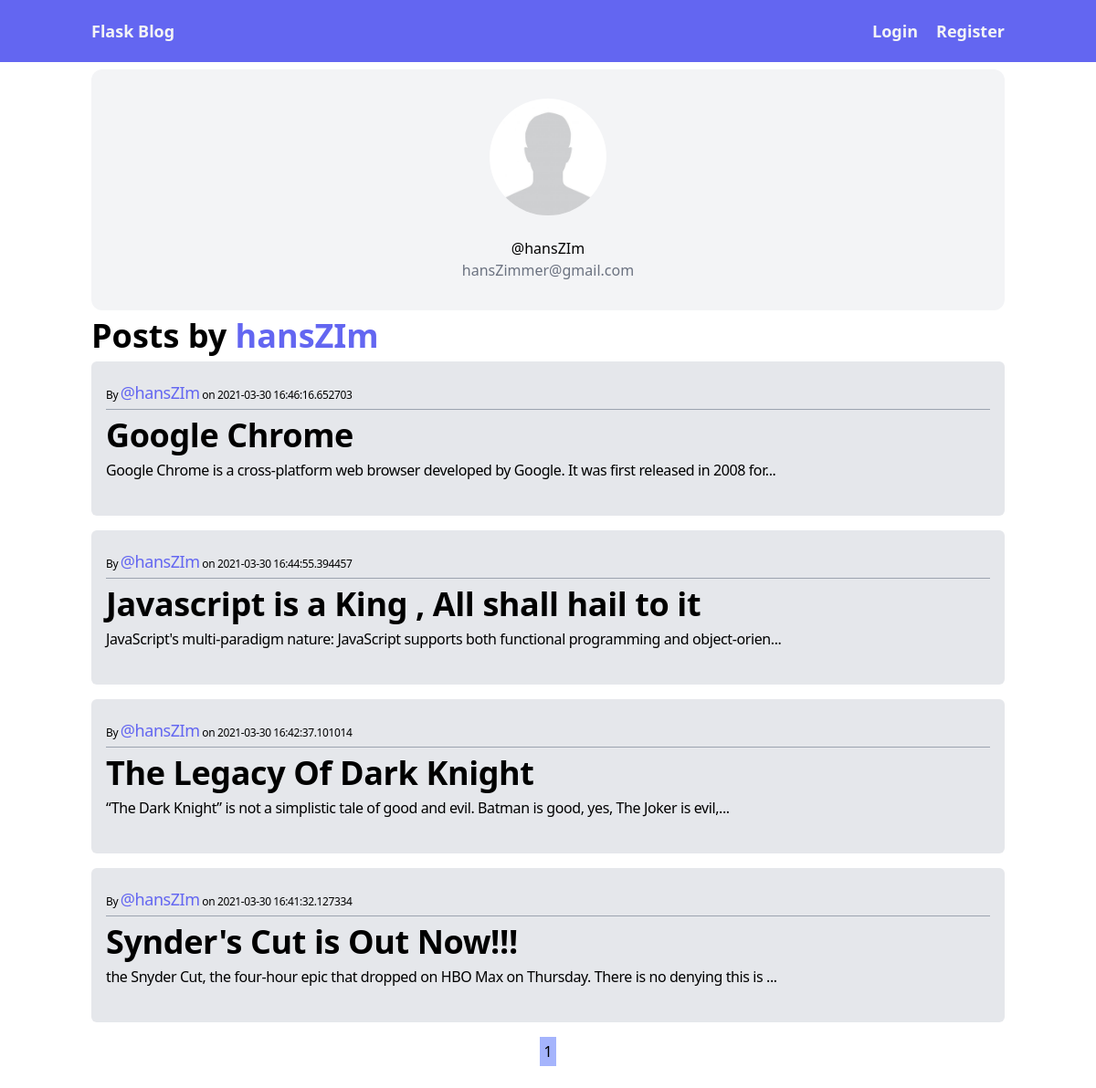
The page /user/profile/5 on the database its author committed.
### flaskblog/models.py (models this page shows, shortened)
class User(db.Model, UserMixin):
    id = db.Column(db.Integer, primary_key=True)
    name = db.Column(db.String(20), unique=True, nullable=False)
    email = db.Column(db.String(120), unique=True, nullable=False)
    image_file = db.Column(db.String(20), nullable=True, default='default.jpg')
    password = db.Column(db.String(60), nullable=False)
    posts = db.relationship('Post', backref='author', lazy=True)

class Post(db.Model):
    id = db.Column(db.Integer, primary_key=True)
    title = db.Column(db.String(100), nullable=False)
    date_posted = db.Column(db.DateTime, nullable=False,
                            default=datetime.utcnow)
    content = db.Column(db.Text, nullable=False)
    user_id = db.Column(db.Integer, db.ForeignKey('user.id'), nullable=False)

### flaskblog/user/routes.py (the view)
@user_routes.route('/user/profile/<id>', methods=['GET'])
def user_profile(id):
    page = request.args.get('page', default=1, type=1)
    user = User.query.get(id)
    posts = Post.query.filter_by(author=user).order_by(
        Post.date_posted.desc()).paginate(per_page=5, page=page)
    image_file = url_for(
        'static', filename="profile-pictures/"+user.image_file)
    return render_template('user_profile.html', user=user, image_file=image_file, posts=posts)

### flaskblog/templates/user_profile.html
{% extends "base.html" %} {% block content %}
<figure class="bg-gray-100 rounded-xl p-8 text-center">
    <img
        class="w-32 h-32 rounded-full m-auto"
        src="{{image_file}}"
        alt=""
        width="384"
        height="512"
    />
    <div class="pt-6 te space-y-4">
        <figcaption class="font-medium">
            <div class="text-cyan-600">@{{user.name}}</div>
            <div class="text-gray-500">{{user.email}}</div>
        </figcaption>
    </div>
</figure>
<h2 class="sm:text-4xl my-2 text-3xl leading-tight font-semibold">
    Posts by <span class="text-indigo-500">{{user.name}}</span>
</h2>
<div class="grid tracking-tight gap-4">
    {% if posts %} {% for post in posts.items %}
    <div
        class="rounded-md px-4 pt-4 pb-10 bg-gray-200 cursor-pointer post hover:bg-gray-100 transition-color duration-75"
        data-location="/post/{{post.id}}"
    >
        <div class="border-b border-gray-400 py-1">
            <p class="text-xs">
                By
                <a
                    href="user/profile/{{post.author.id}}"
                    class="text-indigo-500 font-medium tracking-tight text-lg"
                    >@{{post.author.name}}</a
                >
                on {{post.date_posted}}
            </p>
        </div>
        <a
            href="/post/{{post.id}}"
            class="hover:text-indigo-500 transition-color duration-75 hover:underline"
        >
            <h2 class="sm:text-4xl my-2 text-3xl leading-tight font-semibold">
                {{post.title[:50]}}
            </h2>
        </a>
        <p class="leading-tight">{{post.content[:100]}}...</p>
    </div>
    {% endfor %} {% else %}
    <h2 class="text-2xl font-semibold tracking-tight">Oh no! No posts yet</h2>
    {% endif %}
</div>
<div class="space-x-1 my-4 flex justify-center">
    {% for i in posts.iter_pages(left_edge=1 , right_edge=1, left_current=1,
    right_current=1) %} {% if i %} {% if posts.page == i %}
    <a href="?page={{i}}" class="p-1 bg-indigo-300">{{i}}</a>
    {% else %}
    <a href="?page={{i}}" class="p-1 bg-gray-200">{{i}}</a>
    {% endif %} {% else %} ... {% endif %} {% endfor %}
</div>
{% endblock %}

### rows shown on the page
User: name "hansZIm", email "hansZimmer@gmail.com"
Post: author.name "hansZIm", date_posted "2021-03-30 16:46:16.652703", title "Google Chrome", content "Google Chrome is a cross-platform web browser developed by Google. It was first released in 2008 for"
Post: author.name "hansZIm", date_posted "2021-03-30 16:44:55.394457", title "Javascript is a King , All shall hail to it", content "JavaScript's multi-paradigm nature: JavaScript supports both functional programming and object-orien"
Post: author.name "hansZIm", date_posted "2021-03-30 16:42:37.101014", title "The Legacy Of Dark Knight", content "“The Dark Knight” is not a simplistic tale of good and evil. Batman is good, yes, The Joker is evil,"
Post: author.name "hansZIm", date_posted "2021-03-30 16:41:32.127334", title "Synder's Cut is Out Now!!!", content "the Snyder Cut, the four-hour epic that dropped on HBO Max on Thursday. There is no denying this is"

### other values the page prints
{{ i }} "1"
